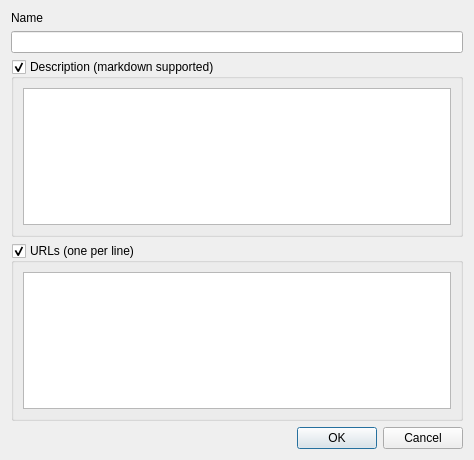
<?xml version="1.0" encoding="UTF-8"?>
<ui version="4.0">
 <class>EditTagDialog</class>
 <widget class="QDialog" name="EditTagDialog">
  <property name="geometry">
   <rect>
    <x>0</x>
    <y>0</y>
    <width>474</width>
    <height>460</height>
   </rect>
  </property>
  <property name="windowTitle">
   <string>Dialog</string>
  </property>
  <property name="modal">
   <bool>false</bool>
  </property>
  <layout class="QVBoxLayout" name="verticalLayout">
   <item>
    <widget class="QLabel" name="label">
     <property name="text">
      <string>Name</string>
     </property>
    </widget>
   </item>
   <item>
    <widget class="QLineEdit" name="name_lineEdit"/>
   </item>
   <item>
    <widget class="QGroupBox" name="description_groupBox">
     <property name="title">
      <string>Description (markdown supported)</string>
     </property>
     <property name="checkable">
      <bool>true</bool>
     </property>
     <property name="checked">
      <bool>true</bool>
     </property>
     <layout class="QVBoxLayout" name="verticalLayout_4">
      <item>
       <widget class="QPlainTextEdit" name="description_plainTextEdit"/>
      </item>
     </layout>
    </widget>
   </item>
   <item>
    <widget class="QGroupBox" name="urls_groupBox">
     <property name="title">
      <string>URLs (one per line)</string>
     </property>
     <property name="checkable">
      <bool>true</bool>
     </property>
     <property name="checked">
      <bool>true</bool>
     </property>
     <layout class="QVBoxLayout" name="verticalLayout_3">
      <item>
       <widget class="PlainTextListEdit" name="urls_plainTextListEdit"/>
      </item>
     </layout>
    </widget>
   </item>
   <item>
    <widget class="QDialogButtonBox" name="buttonBox">
     <property name="orientation">
      <enum>Qt::Orientation::Horizontal</enum>
     </property>
     <property name="standardButtons">
      <set>QDialogButtonBox::StandardButton::Cancel|QDialogButtonBox::StandardButton::Ok</set>
     </property>
    </widget>
   </item>
  </layout>
 </widget>
 <customwidgets>
  <customwidget>
   <class>PlainTextListEdit</class>
   <extends>QPlainTextEdit</extends>
   <header>app/gui/helper/plaintextlistedit.h</header>
  </customwidget>
 </customwidgets>
 <resources/>
 <connections>
  <connection>
   <sender>buttonBox</sender>
   <signal>accepted()</signal>
   <receiver>EditTagDialog</receiver>
   <slot>accept()</slot>
   <hints>
    <hint type="sourcelabel">
     <x>248</x>
     <y>254</y>
    </hint>
    <hint type="destinationlabel">
     <x>157</x>
     <y>274</y>
    </hint>
   </hints>
  </connection>
  <connection>
   <sender>buttonBox</sender>
   <signal>rejected()</signal>
   <receiver>EditTagDialog</receiver>
   <slot>reject()</slot>
   <hints>
    <hint type="sourcelabel">
     <x>316</x>
     <y>260</y>
    </hint>
    <hint type="destinationlabel">
     <x>286</x>
     <y>274</y>
    </hint>
   </hints>
  </connection>
 </connections>
</ui>
